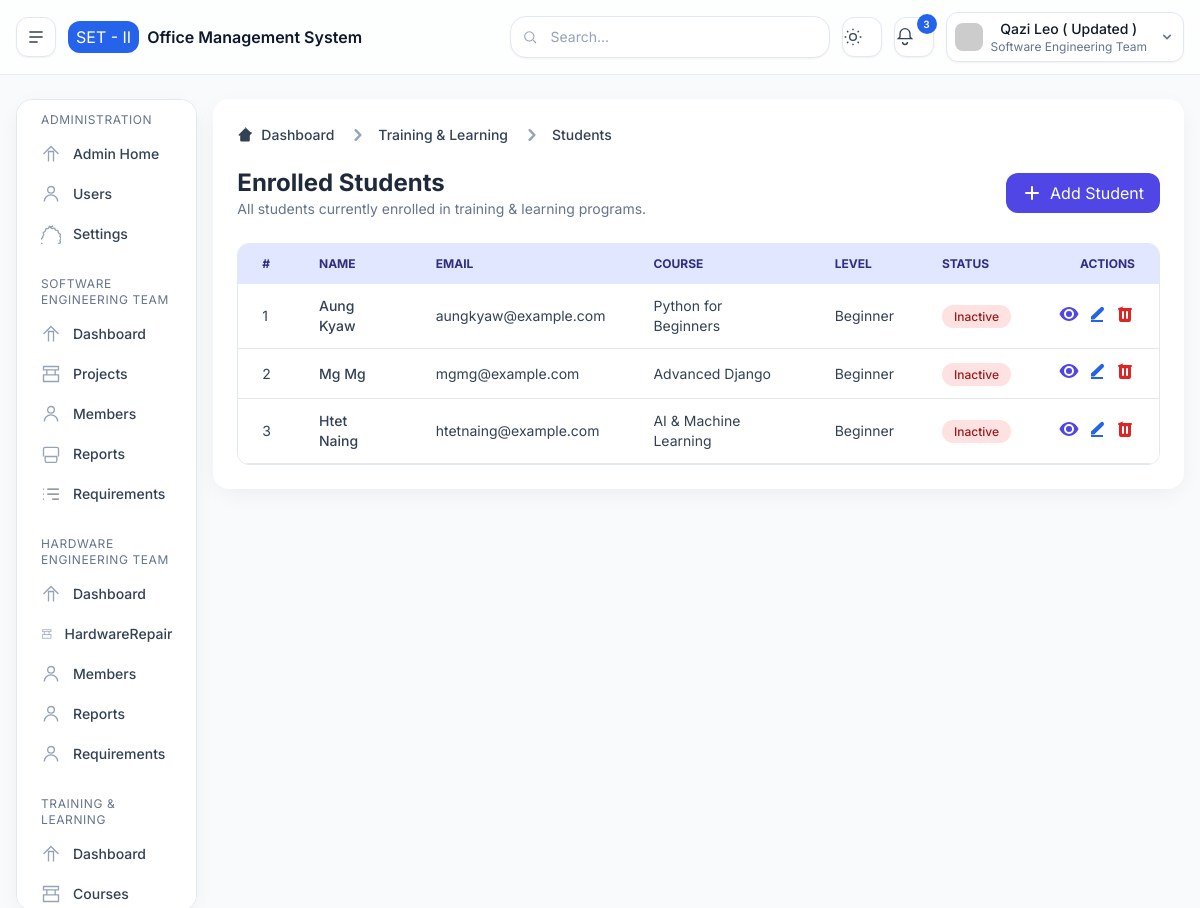
Screenshot of /training/students/ (signed in) with the database file from the repository.
### base/models.py (models this page shows, shortened)
class SystemSettings(models.Model):
    system_name = models.CharField(max_length=100, default="Engineering Management Dashboard")
    organization = models.CharField(max_length=100, default="Software Engineering Team II")
    email_notifications = models.BooleanField(default=True)
    system_warnings = models.BooleanField(default=True)
    weekly_reports = models.BooleanField(default=False)
    session_timeout = models.PositiveIntegerField(default=30)
    updated_at = models.DateTimeField(auto_now=True)

### accounts/models.py (models this page shows, shortened)
class CustomUser(AbstractBaseUser, PermissionsMixin):
    ROLE_CHOICES = [
        ("admin", "Administrator"),
        ("set", "Software Engineering Team"),
        ("het", "Hardware Engineering Team"),
        ("training", "Training & Learning"),
    ]
    id = models.UUIDField(primary_key=True, default=uuid.uuid4, editable=False)
    email = models.EmailField(unique=True)
    full_name = models.CharField(max_length=255)
    role = models.CharField(max_length=20, choices=ROLE_CHOICES, default="‌admin")
    is_active = models.BooleanField(default=True)
    is_staff = models.BooleanField(default=False)
    date_joined = models.DateTimeField(auto_now_add=True)
    groups = models.ManyToManyField(
        "auth.Group",
        related_name="customuser_set",
        blank=True,
        help_text="The groups this user belongs to.",
    )
    user_permissions = models.ManyToManyField(
        "auth.Permission",
        related_name="customuser_permissions",
        blank=True,
        help_text="Specific permissions for this user.",
    )
    USERNAME_FIELD = "email"
    REQUIRED_FIELDS = ["full_name"]
    objects = CustomUserManager()

### training/views.py (the view)
# urls.py: path('students/', views.students, name='training.students'),
def students(request):
    students = [
        {
            "name": "Aung Kyaw",
            "email": "aungkyaw@example.com",
            "phone": "0967890123",
            "course_name": "Python for Beginners",
            "enrolled_at": timezone.now() - timedelta(days=10),
        },
        {
            "name": "Mg Mg",
            "email": "mgmg@example.com",
            "phone": "0967890456",
            "course_name": "Advanced Django",
            "enrolled_at": timezone.now() - timedelta(days=5),
        },
        {
            "name": "Htet Naing",
            "email": "htetnaing@example.com",
            "phone": "0967890789",
            "course_name": "AI & Machine Learning",
            "enrolled_at": timezone.now() - timedelta(days=2),
        },
    ]
    context = {
        "active_menu": "training_members",
        "students": students,
    }
    return render(request, 'pages/training/students/students.html', context)

### templates/pages/training/students/students.html
{% extends 'layouts/main.html' %}
{% block content %}
<div class="bg-white p-6 rounded-2xl shadow-soft dark:bg-slate-900">
  <nav class="flex mb-5" aria-label="Breadcrumb">
    <ol class="inline-flex items-center space-x-1 md:space-x-3">
      <li class="inline-flex items-center">
        <a href="{% url 'set.index' %}"
          class="inline-flex items-center text-sm font-medium text-slate-700 hover:text-indigo-600 dark:text-slate-300 dark:hover:text-indigo-400">
          <svg class="w-4 h-4 mr-2" fill="currentColor" viewBox="0 0 20 20">
            <path
              d="M10.707 2.293a1 1 0 00-1.414 0l-7 7a1 1 0 001.414 1.414L4 10.414V17a1 1 0 001 1h10a1 1 0 001-1v-6.586l2.293-2.293a1 1 0 00-1.414-1.414l-7-7z" />
          </svg>
          Dashboard
        </a>
      </li>
      <li>
        <div class="flex items-center">
          <svg class="w-6 h-6 text-slate-400" fill="currentColor" viewBox="0 0 20 20">
            <path fill-rule="evenodd"
              d="M7.293 14.707a1 1 0 010-1.414L10.586 10 7.293 6.707a1 1 0 011.414-1.414l4 4a1 1 0 010 1.414l-4 4a1 1 0 01-1.414 0z"
              clip-rule="evenodd" />
          </svg>
          <span class="ml-1 text-sm font-medium text-slate-700 md:ml-2 dark:text-slate-300">
            Training & Learning
          </span>
        </div>
      </li>
      <li>
        <div class="flex items-center">
          <svg class="w-6 h-6 text-slate-400" fill="currentColor" viewBox="0 0 20 20">
            <path fill-rule="evenodd"
              d="M7.293 14.707a1 1 0 010-1.414L10.586 10 7.293 6.707a1 1 0 011.414-1.414l4 4a1 1 0 010 1.414l-4 4a1 1 0 01-1.414 0z"
              clip-rule="evenodd" />
          </svg>
          <span class="ml-1 text-sm font-medium text-slate-700 md:ml-2 dark:text-slate-300">
            Students
          </span>
        </div>
      </li>
    </ol>
  </nav>
  <div class="flex justify-between items-center mb-6">
    <div>
      <h2 class="text-2xl font-bold text-slate-800 dark:text-slate-200">Enrolled Students</h2>
      <p class="text-slate-500 text-sm">All students currently enrolled in training & learning programs.</p>
    </div>
    <a href=""
      class="px-4 py-2 bg-indigo-600 text-white rounded-xl hover:bg-indigo-700 flex items-center gap-2 transition">
      <svg xmlns="http://www.w3.org/2000/svg" class="h-5 w-5" fill="currentColor" viewBox="0 0 20 20">
        <path fill-rule="evenodd"
          d="M10 3a1 1 0 011 1v5h5a1 1 0 110 2h-5v5a1 1 0 11-2 0v-5H4a1 1 0 110-2h5V4a1 1 0 011-1z"
          clip-rule="evenodd" />
      </svg>
      Add Student
    </a>
  </div>
  <div class="overflow-x-auto rounded-xl border border-slate-200 dark:border-slate-700">
    <table class="w-full text-sm text-left text-slate-700 dark:text-slate-300">
      <thead class="text-xs uppercase bg-indigo-100 dark:bg-slate-800 text-indigo-900 dark:text-indigo-400">
        <tr>
          <th class="py-3 px-6">#</th>
          <th class="py-3 px-6">Name</th>
          <th class="py-3 px-6">Email</th>
          <th class="py-3 px-6">Course</th>
          <th class="py-3 px-6">Level</th>
          <th class="py-3 px-6">Status</th>
          <th class="py-3 px-6 text-right">Actions</th>
        </tr>
      </thead>
      <tbody>
        {% for student in students %}
        <tr class="bg-white border-b dark:bg-slate-900 dark:border-slate-700 hover:bg-slate-50 dark:hover:bg-slate-800 transition">
          <td class="py-3 px-6">{{ forloop.counter }}</td>
          <td class="py-3 px-6 font-medium">{{ student.name }}</td>
          <td class="py-3 px-6">{{ student.email }}</td>
          <td class="py-3 px-6">{{ student.course_name }}</td>
          <td class="py-3 px-6">{{ student.level|default:"Beginner" }}</td>
          <td class="py-3 px-6">
            {% if student.is_active %}
              <span class="px-3 py-1 text-xs font-medium bg-green-100 text-green-800 rounded-full dark:bg-green-800 dark:text-green-200">Active</span>
            {% else %}
              <span class="px-3 py-1 text-xs font-medium bg-red-100 text-red-800 rounded-full dark:bg-red-800 dark:text-red-200">Inactive</span>
            {% endif %}
          </td>
          <td class="py-3 px-6 text-right">
            <div class="inline-flex gap-2">
              <a href="" class="text-indigo-600 hover:text-indigo-800 dark:text-indigo-400 dark:hover:text-indigo-300" title="View">
                <svg class="h-5 w-5" fill="currentColor" viewBox="0 0 20 20">
                  <path d="M10 3C5 3 1.73 7.11.58 9.64a1 1 0 000 .72C1.73 12.89 5 17 10 17s8.27-4.11 9.42-6.64a1 1 0 000-.72C18.27 7.11 15 3 10 3zm0 12a5 5 0 110-10 5 5 0 010 10z"/>
                  <circle cx="10" cy="10" r="3"/>
                </svg>
              </a>
              <a href="" class="text-blue-600 hover:text-blue-800 dark:text-blue-400 dark:hover:text-blue-300" title="Edit">
                <svg class="h-5 w-5" fill="currentColor" viewBox="0 0 20 20">
                  <path d="M13.586 3.586a2 2 0 112.828 2.828l-9.192 9.192H4v-3.222l9.586-8.798zM4 16h12v2H4z"/>
                </svg>
              </a>
              <a href="" class="text-red-600 hover:text-red-700 dark:text-red-400 dark:hover:text-red-300" title="Delete">
                <svg class="h-5 w-5" fill="currentColor" viewBox="0 0 20 20">
                  <path fill-rule="evenodd"
                    d="M9 2a1 1 0 00-.894.553L7.382 4H4a1 1 0 100 2v10a2 2 0 002 2h8a2 2 0 002-2V6a1 1 0 100-2H4zM7 8a1 1 0 012 0v6a1 1 0 11-2 0V8zm5-1a1 1 0 00-1 1v6a1 1 0 102 0V8a1 1 0 00-1-1z"
                    clip-rule="evenodd" />
                </svg>
              </a>
            </div>
          </td>
        </tr>
        {% empty %}
        <tr>
          <td colspan="7" class="py-6 text-center text-slate-500 dark:text-slate-400">
            No students enrolled yet.
          </td>
        </tr>
        {% endfor %}
      </tbody>
    </table>
  </div>
</div>
{% endblock %}

### templates/layouts/partials/header.html (shortened to what this page needs)
<header
      class="sticky top-0 z-40 border-b border-slate-200/70 bg-white/75 backdrop-blur dark:border-slate-800 dark:bg-slate-900/75">
      <div class="mx-auto flex max-w-12xl items-center gap-3 px-4 py-3">
        <button id="btnSidebar"
          class="inline-flex h-10 w-10 items-center justify-center rounded-xl border border-slate-200 bg-white text-slate-700 shadow-sm hover:bg-slate-50 dark:border-slate-800 dark:bg-slate-900 dark:text-slate-200"
          aria-label="Toggle sidebar">
          <svg xmlns="http://www.w3.org/2000/svg" class="h-5 w-5" viewBox="0 0 24 24" fill="none" stroke="currentColor"
            stroke-width="1.8">
            <path d="M4 6h16M4 12h16M4 18h10" />
          </svg>
        </button>
        <div class="flex items-center gap-2">
          <span class="h-8 w-auto px-2 rounded-xl bg-brand-600 justify-center items-center text-white flex">{{organization|default:"SET - II"}}</span>
          <span class="font-semibold">{{system_name|default:"Office Management System"}}</span>
        </div>
        <div class="ml-auto flex items-center gap-2 sm:gap-3">
          <div class="relative hidden md:block">
            <input type="text" placeholder="Search..."
              class="w-[320px] rounded-2xl border border-slate-200 bg-white px-4 py-2.5 pl-10 text-sm shadow-sm outline-none placeholder:text-slate-400 focus:ring-2 focus:ring-brand-500/30 dark:border-slate-800 dark:bg-slate-900" />
            <svg class="absolute left-3 top-1/2 -translate-y-1/2 h-4 w-4 text-slate-400" viewBox="0 0 24 24" fill="none"
              stroke="currentColor" stroke-width="1.6">
              <circle cx="11" cy="11" r="7" />
              <path d="M21 21l-4.3-4.3" />
            </svg>
          </div>
          <button id="btnTheme"
            class="h-10 w-10 rounded-xl border border-slate-200 bg-white text-slate-700 shadow-sm hover:bg-slate-50 dark:border-slate-800 dark:bg-slate-900 dark:text-slate-200"
            aria-label="Toggle theme">
            <svg class="theme-sun h-5 w-5 block dark:hidden" viewBox="0 0 24 24" fill="none" stroke="currentColor"
              stroke-width="1.6">
              <circle cx="12" cy="12" r="4" />
              <path
                d="M12 2v2m0 16v2M2 12h2m16 0h2M4.9 4.9l1.4 1.4m11.3 11.4l1.4 1.4M4.9 19.1l1.4-1.4m11.3-11.4l1.4-1.4" />
            </svg>
          </button>
          <button
            class="relative h-10 w-10 rounded-xl border border-slate-200 bg-white text-slate-700 shadow-sm hover:bg-slate-50 dark:border-slate-800 dark:bg-slate-900 dark:text-slate-200"
            aria-label="Notifications">
            <svg class="h-5 w-5" viewBox="0 0 24 24" fill="none" stroke="currentColor" stroke-width="1.6">
              <path d="M6 8a6 6 0 1 1 12 0v4l2 2H4l2-2V8" />
              <path d="M9 18a3 3 0 0 0 6 0" />
            </svg>
            <span
              class="absolute -right-1 -top-1 inline-flex h-5 min-w-[20px] items-center justify-center rounded-full bg-brand-600 px-1.5 text-[10px] font-semibold text-white">3</span>
          </button>
          <div class="relative">
            <button id="profileDropdownBtn" class="flex items-center gap-2 rounded-xl border border-slate-200 bg-white px-2 py-1.5 shadow-sm md:flex dark:border-slate-800 dark:bg-slate-900">
              <img class="h-7 w-7 rounded-lg" src="https://i.pravatar.cc/48?img=13" alt="avatar" />
              <div class="leading-tight">
                <p class="text-sm font-medium">{{request.user.full_name}}</p>
                <p class="text-xs text-slate-500 dark:text-slate-400">{{request.user.get_role_display}}</p>
              </div>
              <svg xmlns="http://www.w3.org/2000/svg" class="h-4 w-4 ml-1 text-slate-500" viewBox="0 0 20 20" fill="currentColor">
                <path fill-rule="evenodd" d="M5.293 7.293a1 1 0 011.414 0L10 10.586l3.293-3.293a1 1 0 111.414 1.414l-4 4a1 1 0 01-1.414 0l-4-4a1 1 0 010-1.414z" clip-rule="evenodd" />
              </svg>
            </button>
          </div>
        </div>
      </div>
    </header>

### templates/layouts/main.html (style rules this page uses)
body { font-family: 'Inter', sans-serif; }

### rows the page displays
SystemSettings: organization "SET - II", system_name "Office Management System"
CustomUser: user.full_name "Qazi Leo ( Updated )", user.role "Software Engineering Team"

### other values shown
{{ student.name }} "Aung Kyaw" "Mg Mg" "Htet Naing"
{{ student.email }} "aungkyaw@example.com" "mgmg@example.com" "htetnaing@example.com"
{{ student.course_name }} "Python for Beginners" "Advanced Django" "AI & Machine Learning"
{{ student.level|default:"Beginner" }} "Beginner" "Beginner" "Beginner"
